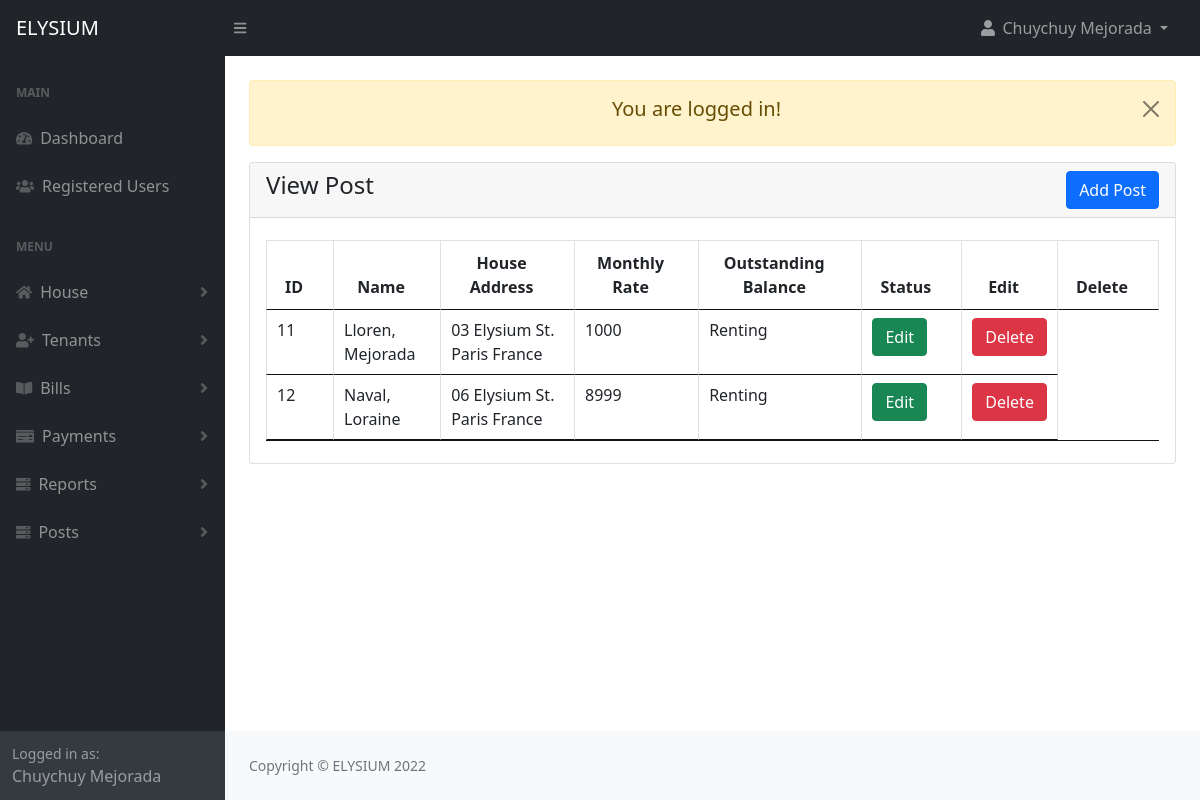
The app's page /admin/tenant.php (signed in), older data.
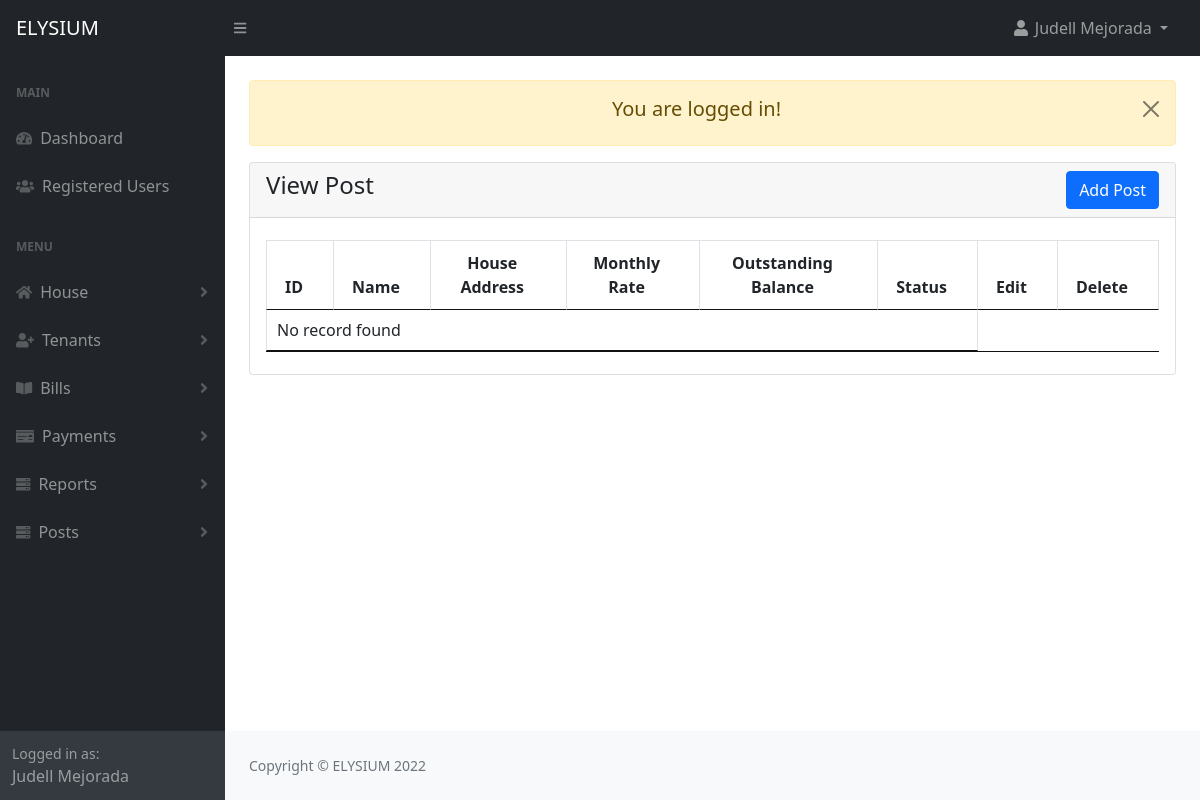
The same page, newer data.
### tables this page shows
CREATE TABLE `tenant` (
  `tenant_id` int(199) NOT NULL,
  `users_id` int(199) NOT NULL,
  `house_id` int(200) NOT NULL,
  `tenant_status` tinyint(1) NOT NULL DEFAULT 0 COMMENT '0-inactive, 1-active, 2-deleted',
  `date_in` timestamp NOT NULL DEFAULT current_timestamp()
);

CREATE TABLE `house` (
  `house_id` int(11) NOT NULL,
  `house_address` varchar(199) NOT NULL,
  `house_price` int(20) NOT NULL,
  `house_desc` text DEFAULT NULL,
  `house_status` tinyint(1) NOT NULL DEFAULT 0 COMMENT '0-invisible, 1-visible, 2-delete',
  `added_date` timestamp NOT NULL DEFAULT current_timestamp()
);

### admin/tenant.php (the view)
<?php
include("authentication.php");
include("includes/header.php");
?>
<div class="container-fluid px-4">
    <div class="row mt-4">
        <div class="col-md-12">
			<?php include('message.php'); ?>
            <div class="card">
                <div class="card-header">
                    <h4>View Post
                        <a href="tenant_add.php" class="btn btn-primary float-end">Add Post</a>
                    </h4>
                </div>
                <div class="card-body">
                <div class="table-responsive">
                    <table id="myDataTable" class="table table-bordered table-stripe">
                        <thead>
                            <th class="text-center">ID</th>
                            <th class="text-center">Name</th>
                            <th class="text-center">House Address</th>
                            <th class="text-center">Monthly Rate</th>
                            <th class="text-center">Outstanding Balance</th>
                            <th class="text-center">Status</th>
                            <th class="text-center">Edit</th>
                            <th class="text-center">Delete</th>
                        </thead>
                        <?php
                            $tenant = "SELECT t.*,concat(u.lname,', ',u.fname) AS name, h.house_price, h.house_address
                                        FROM tenant t
                                        INNER JOIN house h ON h.house_id = t.house_id
                                        INNER JOIN users u ON u.id = t.users_id";
                            $tenant_run = mysqli_query($con, $tenant);
                            if(mysqli_num_rows($tenant_run) > 0)
                            {
                                foreach($tenant_run as $tenant)
                                {
                                    ?>
                                    <tbody>
                                        <tr>
                                            <td><?=$tenant['tenant_id']?></td>
                                            <td><?=$tenant['name']?></td>
                                            <td><?=$tenant['house_address']?></td>
                                            <td><?=$tenant['house_price']?></td>
                                            <td>
                                                <?=$tenant['tenant_status'] == '1' ? 'Renting':'Not Renting'?>
                                            </td>
                                            <td>
                                                <a href="tenant_edit.php?id=<?=$tenant['tenant_id']?>" class="btn btn-success">Edit</a>
                                            </td>
                                            <td>
                                                <form action="code.php" method="POST">
                                                    <button type="submit" class="btn btn-danger" value="<?=$tenant['tenant_id']?>" name="tenant_delete">Delete</button>
                                                </form>
                                            </td>
                                        </tr>
                                    <?php
                                }
                            }
                            else
                            {
                                ?>
                                <tr>
                                    <td colspan="6">No record found</td>
                                </tr>
                                <?php
                            }
                        ?>
                        </tbody>
                    </table>
                </div>
                </div>
            </div>
        </div>
    </div>
</div>
<?php
include("includes/footer.php");
include("includes/scripts.php");
?>

### admin/includes/header.php (shortened to what this page needs)
<!DOCTYPE html>
<html lang="en">
    <head>
        <link href="css/styles.css" rel="stylesheet" />
        <link href="css/jquery.datables.min.css" rel="stylesheet" />
        <link href="css/dataTables.bootstrap5.min.css" rel="stylesheet" />
        <link rel="stylesheet" href="https://cdnjs.cloudflare.com/ajax/libs/bootstrap-datepicker/1.9.0/css/bootstrap-datepicker.min.css">
        <link href="https://cdn.jsdelivr.net/npm/summernote@0.8.18/dist/summernote.min.css" rel="stylesheet">
        <link href="https://cdn.jsdelivr.net/npm/summernote@0.8.18/dist/summernote-lite.min.css" rel="stylesheet">
    </head>
<body class="sb-nav-fixed">
    <?php include("includes/navbar-top.php"); ?>
    <div id="layoutSidenav">
        <?php include("includes/sidebar.php"); ?>
        <div id="layoutSidenav_content">
            <main>

### admin/includes/navbar-top.php (shortened to what this page needs)
<nav class="sb-topnav navbar navbar-expand navbar-dark bg-dark">
    <a class="navbar-brand ps-3" href="index.html">ELYSIUM</a>
    <button class="btn btn-link btn-sm order-1 order-lg-0 me-4 me-lg-0" id="sidebarToggle" href="#!"><i class="fas fa-bars"></i></button>
    <ul class="navbar-nav ms-auto ms-md-0 me-3 me-lg-4">
        <li class="nav-item dropdown">
            <a class="nav-link dropdown-toggle" id="navbarDropdown" href="#" role="button" data-bs-toggle="dropdown" aria-expanded="false">
                <i class="fas fa-user fa-fw"></i> <?= $_SESSION['auth_user']['user_name']; ?>
            </a>
        </li>
    </ul>
</nav>

### admin/includes/sidebar.php (shortened to what this page needs)
<div id="layoutSidenav_nav">
    <?php $page = substr($_SERVER['SCRIPT_NAME'], strrpos($_SERVER['SCRIPT_NAME'], "/")+1);?>
    <nav class="sb-sidenav accordion sb-sidenav-dark" id="sidenavAccordion">
        <div class="sb-sidenav-menu">
            <div class="nav">
                <div class="sb-sidenav-menu-heading">Main</div>
                <a class="nav-link <?= $page == 'index.php' ? 'active': ''?>" href="index.php">
                    <div class="sb-nav-link-icon"><i class="fas fa-tachometer-alt"></i></div>
                    Dashboard
                </a>
                <a class="nav-link <?= $page == 'view-register.php' ? 'active': ''?>" href="view-register.php">
                    <div class="sb-nav-link-icon"><i class="fas fa-users"></i></div>
                    Registered Users
                </a>
                <div class="sb-sidenav-menu-heading">Menu</div>
				<a class="nav-link collapsed <?= $page == 'house_add.php' || $page == 'house_view.php' || $page == 'house_edit.php' ? 'active': ''?>" href="#" data-bs-toggle="collapse" data-bs-target="#collapseHouse" aria-expanded="false" aria-controls="collapseHouse">
                    <div class="sb-nav-link-icon"><i class="fa fa-home"></i></div>
                    House
                    <div class="sb-sidenav-collapse-arrow"><i class="fas fa-angle-down"></i></div>
                </a>
                <a class="nav-link collapsed <?= $page == 'tenant_add.php' || $page == 'tenant_view.php' || $page == 'tenant_edit.php' ? 'active': ''?>" href="#" data-bs-toggle="collapse" data-bs-target="#collapseTenants" aria-expanded="false" aria-controls="collapseTenants">
                    <div class="sb-nav-link-icon"><i class="fa fa-user-plus"></i></div>
                    Tenants
                    <div class="sb-sidenav-collapse-arrow"><i class="fas fa-angle-down"></i></div>
                </a>
                <a class="nav-link collapsed <?= $page == 'bill_add.php' || $page == 'bill_view.php' || $page == 'bill_edit.php'? 'active': ''?>" href="#" data-bs-toggle="collapse" data-bs-target="#collapseBills" aria-expanded="false" aria-controls="collapseBills">
                    <div class="sb-nav-link-icon"><i class="fas fa-book-open"></i></div>
                    Bills
                    <div class="sb-sidenav-collapse-arrow"><i class="fas fa-angle-down"></i></div>
                </a>
                <a class="nav-link collapsed <?= $page == 'payment_add.php' || $page == 'payment_view.php' || $page == 'payment_edit.php' ? 'active': ''?>" href="#" data-bs-toggle="collapse" data-bs-target="#collapsePayments" aria-expanded="false" aria-controls="collapsePayments">
                    <div class="sb-nav-link-icon"><i class="fas fa-money-check"></i></div>
                    Payments
                    <div class="sb-sidenav-collapse-arrow"><i class="fas fa-angle-down"></i></div>
                </a>
                <a class="nav-link collapsed <?= $page == 'monthly_report.php' || $page == 'balance_report.php' ? 'active': ''?>" href="#" data-bs-toggle="collapse" data-bs-target="#collapseReports" aria-expanded="false" aria-controls="collapseReports">
                    <div class="sb-nav-link-icon"><i class="fa fa-server"></i></div>
                    Reports
                    <div class="sb-sidenav-collapse-arrow"><i class="fas fa-angle-down"></i></div>
                </a>
                <a class="nav-link collapsed <?= $page == 'post_add.php' || $page == 'post_view.php' || $page == 'post_edit.php' ? 'active': ''?>" href="#" data-bs-toggle="collapse" data-bs-target="#collapsePost" aria-expanded="false" aria-controls="collapsePost">
                    <div class="sb-nav-link-icon"><i class="fa fa-server"></i></div>
                    Posts
                    <div class="sb-sidenav-collapse-arrow"><i class="fas fa-angle-down"></i></div>
                </a>
            </div>
        </div>
        <div class="sb-sidenav-footer">
            <div class="small">Logged in as:</div>
            <?php if(isset($_SESSION['auth_user'])) : ?>
            <?= $_SESSION['auth_user']['user_name']; ?>
            <?php endif;?>
        </div>
    </nav>
</div>

### admin/message.php (shortened to what this page needs)
<?php
if(isset($_SESSION["message"]))
{
    ?>
        <div class="alert alert-warning alert-dismissible fade show" role="alert" > <button type="button" class="btn-close" data-bs-dismiss="alert" aria-label="Close"></button>
            <h5 class="text-center"><?=$_SESSION['message']; ?></h5>
        </div>
    <?php
}
?>

### admin/includes/footer.php
        </main>
        <footer class="py-4 bg-light mt-auto">
            <div class="container-fluid px-4">
                <div class="d-flex align-items-center justify-content-between small">
                    <div class="text-muted">Copyright &copy; ELYSIUM 2022</div>
                </div>
            </div>
        </footer>
    </div>
</div>

### admin/includes/scripts.php (shortened to what this page needs)
</body>
</html>

Row changes from the older to the newer data that the page shows:
removed tenant: tenant_id "11", name "Lloren, Mejorada", house.house_address "03 Elysium St. Paris France", house.house_price "1000", tenant_status "Renting"
removed tenant: tenant_id "12", name "Naval, Loraine", house.house_address "06 Elysium St. Paris France", house.house_price "8999", tenant_status "Renting"
Text that changed along with them:
$_SESSION['auth_user']['user_name']: "Chuychuy Mejorada" → "Judell Mejorada"
text now shown: "No record found"
